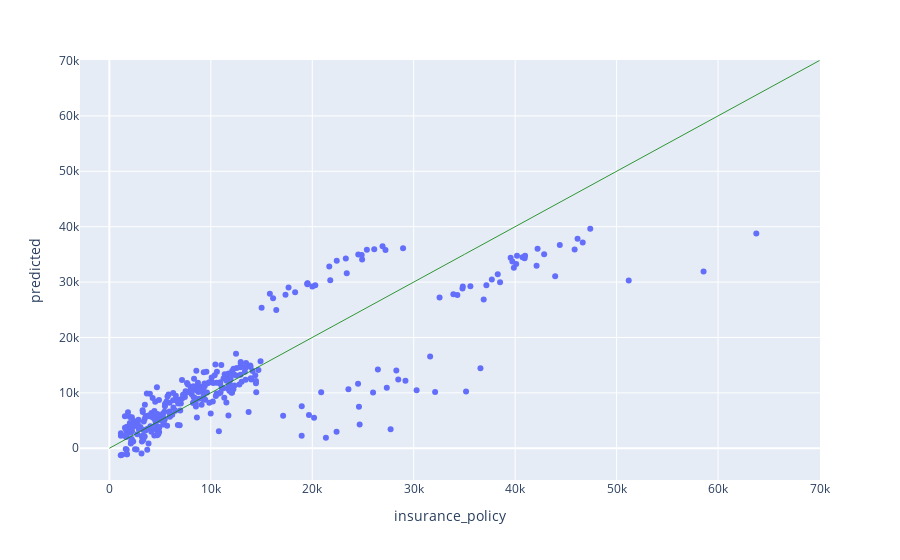

The cell this chart's notebook holds for it:
### Code cell
import plotly.express as px
fig = px.scatter(comp_df_1, x='insurance_policy', y='predicted')
fig.add_shape(type='line', x0=0, x1=70000, y0=0, y1=70000, opacity=0.8,
                    line=dict(color='green', width=1, dash='solid'),
                    xref='x', yref='y', layer='above')
fig.show(renderer="png")

### Figure 1 — Plotly figure (JSON) as saved in the notebook; plotly's stock layout.template omitted (floating-point values rounded to 4 significant figures; data arrays with more than 128 entries replaced by an {"elided": "..."} marker saying what was removed)
{"data": [{"hovertemplate": "insurance_policy=%{x}<br>predicted=%{y}<extra></extra>", "legendgroup": "", "marker": {"color": "#636efa", "symbol": "circle"}, "mode": "markers", "name": "", "orientation": "v", "showlegend": false, "type": "scatter", "x": {"elided": "325 int values"}, "xaxis": "x", "y": {"elided": "325 int values"}, "yaxis": "y"}], "layout": {"legend": {"tracegroupgap": 0}, "margin": {"t": 60}, "shapes": [{"layer": "above", "line": {"color": "green", "dash": "solid", "width": 1}, "opacity": 0.8, "type": "line", "x0": 0, "x1": 70000, "xref": "x", "y0": 0, "y1": 70000, "yref": "y"}], "xaxis": {"anchor": "y", "domain": [0, 1], "title": {"text": "insurance_policy"}}, "yaxis": {"anchor": "x", "domain": [0, 1], "title": {"text": "predicted"}}}}
